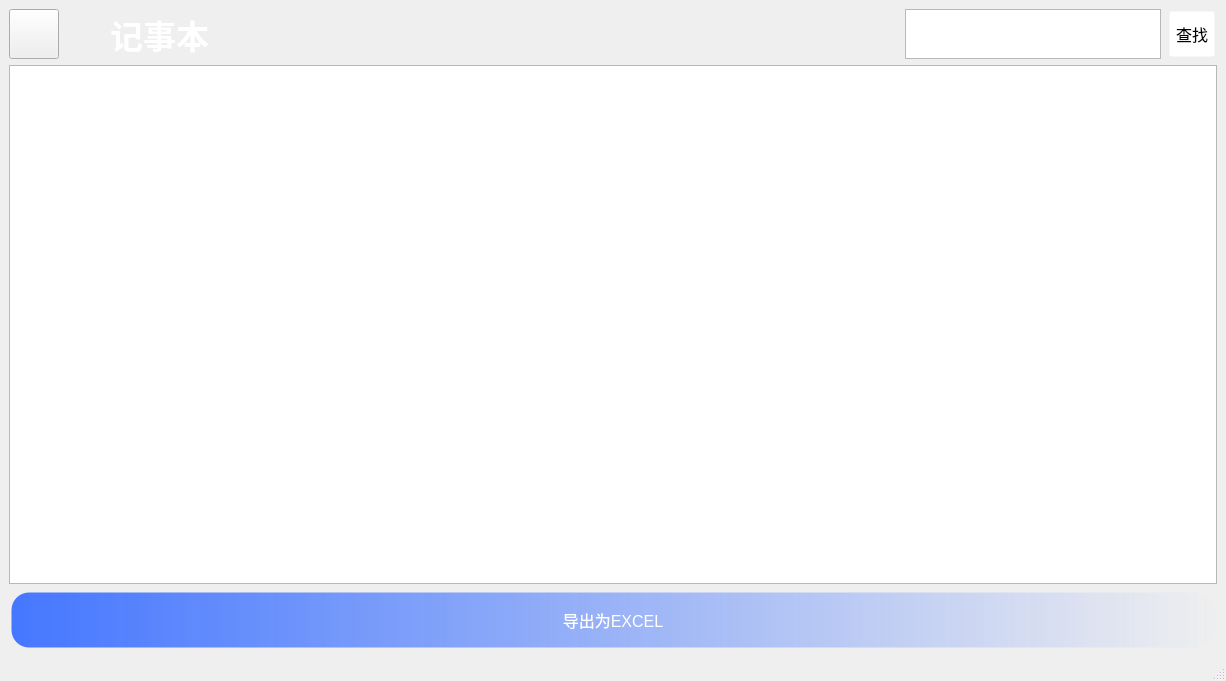
<?xml version="1.0" encoding="UTF-8"?>
<ui version="4.0">
 <class>notebook</class>
 <widget class="QMainWindow" name="notebook">
  <property name="geometry">
   <rect>
    <x>0</x>
    <y>0</y>
    <width>1226</width>
    <height>681</height>
   </rect>
  </property>
  <property name="windowTitle">
   <string>MainWindow</string>
  </property>
  <property name="styleSheet">
   <string notr="true">QMainWindow{border-image: url(:/new/prefix1/login.jpg);}</string>
  </property>
  <widget class="QWidget" name="centralwidget">
   <layout class="QVBoxLayout" name="verticalLayout">
    <item>
     <layout class="QHBoxLayout" name="horizontalLayout">
      <property name="sizeConstraint">
       <enum>QLayout::SetFixedSize</enum>
      </property>
      <property name="topMargin">
       <number>0</number>
      </property>
      <item>
       <widget class="QPushButton" name="pushButton">
        <property name="minimumSize">
         <size>
          <width>50</width>
          <height>50</height>
         </size>
        </property>
        <property name="styleSheet">
         <string notr="true">border-image: url(:/new/prefix1/back.png);</string>
        </property>
        <property name="text">
         <string/>
        </property>
       </widget>
      </item>
      <item>
       <spacer name="horizontalSpacer_2">
        <property name="orientation">
         <enum>Qt::Horizontal</enum>
        </property>
        <property name="sizeHint" stdset="0">
         <size>
          <width>40</width>
          <height>20</height>
         </size>
        </property>
       </spacer>
      </item>
      <item>
       <widget class="QLabel" name="label">
        <property name="maximumSize">
         <size>
          <width>16777215</width>
          <height>50</height>
         </size>
        </property>
        <property name="font">
         <font>
          <family>Microsoft YaHei UI</family>
          <pointsize>25</pointsize>
          <weight>75</weight>
          <bold>true</bold>
         </font>
        </property>
        <property name="styleSheet">
         <string notr="true">color: rgb(255, 255, 255);</string>
        </property>
        <property name="text">
         <string>记事本</string>
        </property>
       </widget>
      </item>
      <item>
       <spacer name="horizontalSpacer">
        <property name="orientation">
         <enum>Qt::Horizontal</enum>
        </property>
        <property name="sizeHint" stdset="0">
         <size>
          <width>690</width>
          <height>20</height>
         </size>
        </property>
       </spacer>
      </item>
      <item>
       <widget class="QTextEdit" name="textEdit">
        <property name="maximumSize">
         <size>
          <width>16777215</width>
          <height>50</height>
         </size>
        </property>
        <property name="font">
         <font>
          <pointsize>25</pointsize>
         </font>
        </property>
       </widget>
      </item>
      <item>
       <widget class="QPushButton" name="pushButton_6">
        <property name="minimumSize">
         <size>
          <width>50</width>
          <height>50</height>
         </size>
        </property>
        <property name="font">
         <font>
          <family>Microsoft YaHei UI</family>
          <pointsize>12</pointsize>
         </font>
        </property>
        <property name="styleSheet">
         <string notr="true">QPushButton{

background-color:#ffffff;
border:5px solid #00000000;
border-radius: 5px;   
}
QPushButton:hover{
background-color:#E1E1E1;
border-bottom-color:#C4E06F;
}
QPushButton:pressed{
background-color:#E1E1E1;
border-bottom-color:#287E7D;
}</string>
        </property>
        <property name="text">
         <string>查找</string>
        </property>
       </widget>
      </item>
     </layout>
    </item>
    <item>
     <widget class="QTableView" name="tableView">
      <property name="enabled">
       <bool>true</bool>
      </property>
     </widget>
    </item>
    <item>
     <layout class="QHBoxLayout" name="horizontalLayout_2">
      <item>
       <widget class="QPushButton" name="pushButton_5">
        <property name="minimumSize">
         <size>
          <width>0</width>
          <height>60</height>
         </size>
        </property>
        <property name="font">
         <font>
          <family>Microsoft YaHei UI</family>
          <pointsize>12</pointsize>
         </font>
        </property>
        <property name="styleSheet">
         <string notr="true">QPushButton{
	
	
	
	
	background-color: qlineargradient(spread:pad, x1:0, y1:0, x2:1, y2:0, stop:0 rgba(69, 119, 255, 255), stop:1 rgba(255, 255, 255,0));
border:5px solid #00000000;
border-radius: 20px;   
	
	color: rgb(255, 255, 255);
}
QPushButton:hover{
background-color: qlineargradient(spread:pad, x1:0, y1:0, x2:1, y2:0, stop:0 rgba(169, 82, 255, 255), stop:1 rgba(255, 255, 255,0));

}
QPushButton:pressed{
background-color: qlineargradient(spread:pad, x1:0, y1:0, x2:1, y2:0, stop:0 rgba(
137, 16, 197, 255), stop:1 rgba(255, 255, 255,0));
}</string>
        </property>
        <property name="text">
         <string>导出为EXCEL</string>
        </property>
       </widget>
      </item>
     </layout>
    </item>
   </layout>
  </widget>
  <widget class="QMenuBar" name="menubar">
   <property name="geometry">
    <rect>
     <x>0</x>
     <y>0</y>
     <width>1226</width>
     <height>23</height>
    </rect>
   </property>
  </widget>
  <widget class="QStatusBar" name="statusbar"/>
 </widget>
 <resources/>
 <connections/>
</ui>
